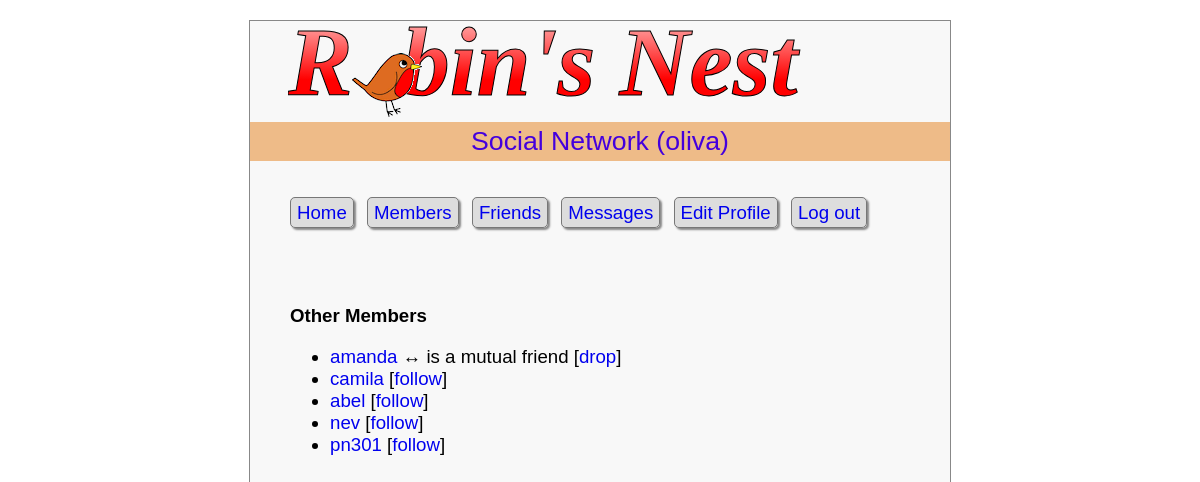
The app's page /members/ (signed in) with its own data.
### mainapp/models.py (models this page shows, shortened)
class Member(models.Model):
    username = models.CharField(max_length=16,primary_key=True)
    password = models.CharField(max_length=16)
    profile = models.OneToOneField(Profile, null=True)
    following = models.ManyToManyField("self", symmetrical=False)

### mainapp/views.py (the view)
    def test(request):
        if 'username' in request.session:
            return f(request)
        else:
            return render(request, 'mainapp/not-logged-in.html', {})

### mainapp/views.py (called while the page is built)
def loggedin(f):
    def test(request):
        if 'username' in request.session:
            return f(request)
        else:
            return render(request, 'mainapp/not-logged-in.html', {})
    return test

### templates/mainapp/members.html
{% extends "base.html" %}
{% block content %}
<div class='main'>
<h3>Other Members</h3>
<ul>
{% for member in members %}
	<li> <a href="?view={{ member.username }}"> {{ member.username }} </a>
	{% if member in following %}
		{% if member in followers %}
			&harr; is a mutual friend [<a href="?remove={{ member.username }}">drop</a>] </li>
		{% else %}
			&larr; you are following [<a href="?remove={{ member.username }}">drop</a>] </li>
		{% endif %}
	{% else %}
		{% if member in followers %}
			&rarr; is following you [<a href="?add={{ member.username }}">recip</a>] </li>
		{% else %}
			[<a href="?add={{ member.username }}">follow</a>] </li>
		{% endif %}
	{% endif %}
{% endfor %}
</ul>
<br>
</div>
{% endblock %}

### static/styles.css (style rules this page uses)
* { font-family:verdana,sans-serif; font-size :14pt; }
body { width :700px; margin :20px auto; background:#f8f8f8; border :1px solid #888; }
html { background:#fff }
li a, .button { text-decoration:none; }
.main { margin-left:40px; }

### records on screen
Member: username "amanda"
Member: username "camila"
Member: username "abel"
Member: username "nev"
Member: username "pn301"

### other values on screen
{{ appname }} "Social Network"
{{ username }} "oliva"
